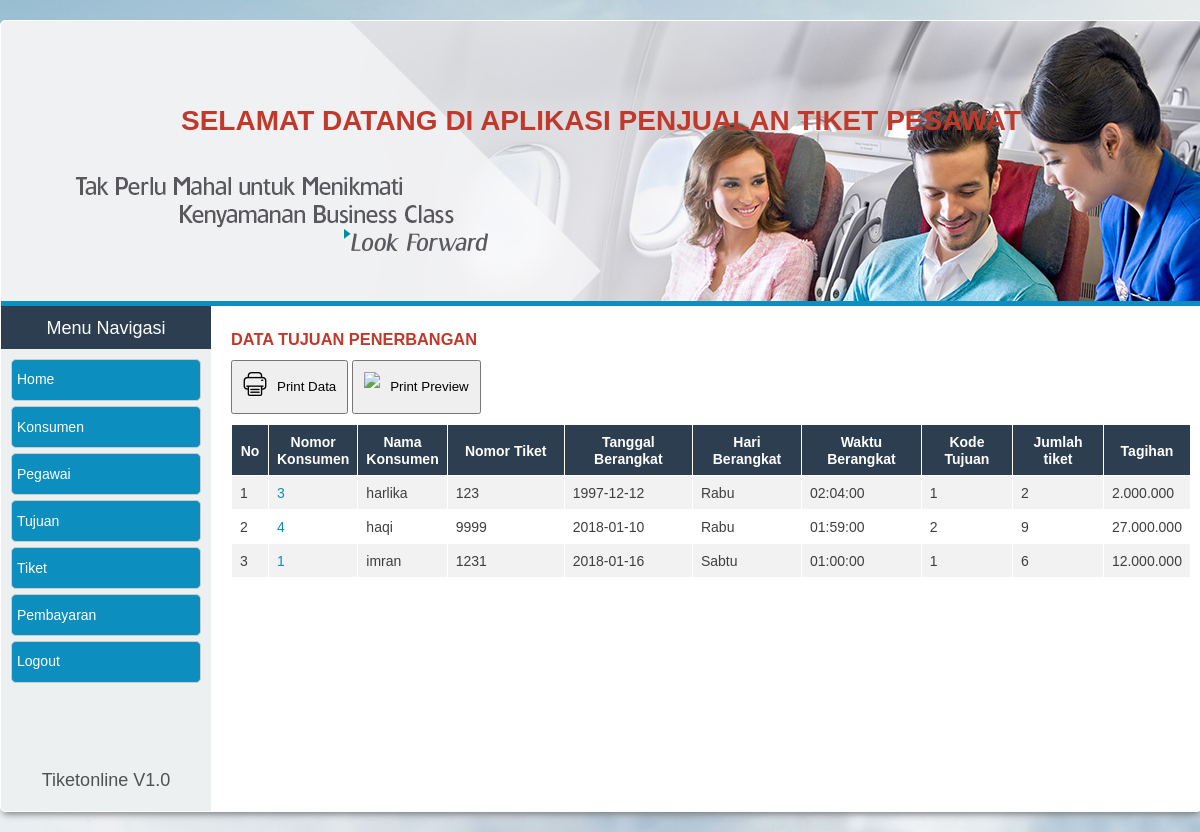
The app's page /lihatdatapembayaran.php (signed in) with its own data.
### tables this page shows
CREATE TABLE `tbl_konsumen` (
  `no_identitas` int(11) NOT NULL,
  `nama_konsumen` varchar(100) NOT NULL,
  `almt_konsumen` text NOT NULL,
  `telepon` int(14) NOT NULL,
  `umur` int(100) NOT NULL,
  `jenis_kelamin` varchar(20) NOT NULL,
  `tmp_lahir` varchar(50) NOT NULL,
  `tgl_lahir` datetime NOT NULL,
  `foto` varchar(200) NOT NULL
);

CREATE TABLE `tbl_tiket` (
  `no_konsumen` int(20) NOT NULL,
  `no_tiket` int(20) NOT NULL,
  `tgl_berangkat` date NOT NULL,
  `hari_berangkat` text NOT NULL,
  `waktu_berangkat` time NOT NULL,
  `no_tujuan` int(20) NOT NULL
);

CREATE TABLE `tbl_pembayaran` (
  `no_pembayaran` int(20) NOT NULL,
  `no_tiket` int(11) NOT NULL,
  `tgl_pembayaran` date NOT NULL,
  `hari_pembayaran` text NOT NULL,
  `jumlah_tiket` int(100) NOT NULL,
  `harga_tiket` text NOT NULL,
  `total_pembayaran` text NOT NULL
);

### lihatdatapembayaran.php (the view, shortened to what this page needs)
<?php
include('template/top.php');
include('template/navigasi.php');
?>
<div id="main">
	<div class="content">
		<h3>Data Tujuan Penerbangan</h3>
		<button class="print" onclick="PrintDoc()"><img src="img/print.png">Print Data</button>
		<button class="print" onclick="PrintPreview()"><img src="img/preview.png">Print Preview</button>
		<table id="tabel"  border="1" cellpadding="3" >
			<tr>
				<th style="width: 20px;">No</th>
				<th style="width: 50px;">Nomor Konsumen</th>
				<th style="width: 50px;">Nama Konsumen</th>
				<th style="width: 100px;">Nomor Tiket</th>
				<th>Tanggal Berangkat</th>
				<th>Hari Berangkat</th>
				<th>Waktu Berangkat</th>
				<th>Kode Tujuan</th>
				<th>Jumlah tiket</th>
				<th>Tagihan</th>
			</tr>
			<?php include('koneksi/conn.php');
			$sql = "SELECT * FROM tbl_konsumen inner join tbl_tiket on tbl_konsumen.no_identitas=tbl_tiket.no_konsumen join tbl_pembayaran on tbl_tiket.no_tiket=tbl_pembayaran.no_tiket  ";
			$hasil=mysqli_query($conn,$sql) or die(mysqli_error());
			$no=1;
			while ($data = mysqli_fetch_array ($hasil)){
				$identitas=$data['no_identitas'];
				$total=$data['total_pembayaran'];
				?>
				<tr>
					<td><?php echo $no++?></td>
					<td><a href="single_view.php?id_pembelian=<?php echo $identitas?>"><?php echo $data['no_konsumen'];?></a></td>
					<td><?php echo $data['nama_konsumen'];?></td>
					<td><?php echo $data['no_tiket']; ?></td>
					<td><?php echo $data['tgl_berangkat']; ?></td>
					<td><?php echo $data['hari_berangkat']; ?></td>
					<td><?php echo $data['waktu_berangkat']; ?></td>
					<td><?php echo $data['no_tujuan']; ?></td>
					<td><?php echo $data['jumlah_tiket']; ?></td>
					<td><?php echo number_format($total,0,".","."); ?></td>
				</tr>
				<?php } ?>
			</table>
		</div>
	</div>
	<?php include('template/footer.php'); ?>

### style.css (style rules this page uses)
* { padding: 0; margin: 0; }
body { background: url(img/3.jpg) no-repeat fixed; background-size: cover; font-family: 'Oxygen', sans-serif; font-size: 14px; }
a:link { text-decoration: none; color: #fff; }
#main { background-color: #000; }
.content { width: 960px; padding: 10px 0; float: left; margin-left: 20px; color: #403F3F; }
.content h3 { text-transform: uppercase; color: #c0392b; height: 20px; margin: 12px 0; }
table { border-collapse: collapse; width: 100%; }
th, td { border:1px solid #fff; text-align: left; padding: 8px; }
td a:link { display: block; color: #0C8FBF !important; }
tr:nth-child(even) { background-color: #f2f2f2 }
th { background-color:#2c3e50; color: white; text-align: center; }
.print { padding: 10px; line-height: 30px; margin-bottom: 10px; }
.print img { padding-right: 10px; float: left; }

### records on screen
tbl_konsumen: tbl_tiket.no_konsumen "3", nama_konsumen "harlika", tbl_pembayaran.no_tiket "123", tbl_tiket.tgl_berangkat "1997-12-12", tbl_tiket.hari_berangkat "Rabu", tbl_tiket.waktu_berangkat "02:04:00", tbl_tiket.no_tujuan "1", tbl_pembayaran.jumlah_tiket "2", tbl_pembayaran.total_pembayaran "2.000.000"
tbl_konsumen: tbl_tiket.no_konsumen "4", nama_konsumen "haqi", tbl_pembayaran.no_tiket "9999", tbl_tiket.tgl_berangkat "2018-01-10", tbl_tiket.hari_berangkat "Rabu", tbl_tiket.waktu_berangkat "01:59:00", tbl_tiket.no_tujuan "2", tbl_pembayaran.jumlah_tiket "9", tbl_pembayaran.total_pembayaran "27.000.000"
tbl_konsumen: tbl_tiket.no_konsumen "1", nama_konsumen "imran", tbl_pembayaran.no_tiket "1231", tbl_tiket.tgl_berangkat "2018-01-16", tbl_tiket.hari_berangkat "Sabtu", tbl_tiket.waktu_berangkat "01:00:00", tbl_tiket.no_tujuan "1", tbl_pembayaran.jumlah_tiket "6", tbl_pembayaran.total_pembayaran "12.000.000"
